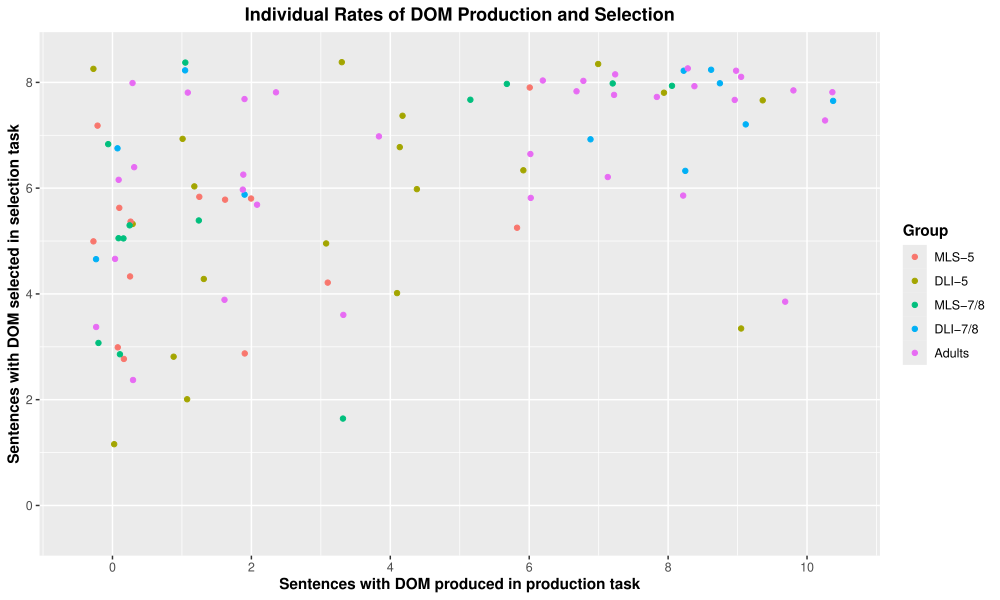

Recreate this plot in R.
library(tidyverse)
library(here)
library(patchwork)


# Load data
## Production
DLI78_EPT <- read_csv(here("./CSV Files/DLI-78/DLI-78 DOM EPT.csv")) %>% 
  mutate(Group = "DLI-7/8",
         Task = "Production")

MLS78_EPT <- read_csv(here("./CSV Files/MLS-78/MLS-78 DOM EPT.csv")) %>%
  filter(!School == "GBCS") %>% 
  mutate(Group = "MLS-7/8",
         Task = "Production")

DLI5_EPT <- read_csv(here("./CSV Files/DLI-5/DLI-5 DOM EPT.csv")) %>% 
  filter(Item %in% c("EPT-02", "EPT-08", "EPT-12", "EPT-14", "EPT-20", "EPT-24", "EPT-26", "EPT-32", "EPT-38", "EPT-42")) %>% 
  mutate(Group = "DLI-5",
         Task = "Production")

MLS5_EPT <- read_csv(here("./CSV Files/MLS-5/MLS-5 DOM EPT.csv")) %>%
  filter(!School == "GBCS") %>% 
  mutate(Group = "MLS-5",
         Task = "Production")

HSA_EPT <- read_csv(here("./CSV Files/Adult HS/Adult HS DOM EPT.csv")) %>%
  filter(Item %in% c("EPT-02", "EPT-08", "EPT-12", "EPT-14", "EPT-20", "EPT-24", "EPT-26", "EPT-32", "EPT-38", "EPT-42")) %>%
  mutate(Group = "Adults",
         Task = "Production")


## Selection
DLI78_FCT <- read_csv(here("./CSV Files/DLI-78/DLI-78 DOM FCT.csv")) %>% 
  mutate(Group = "DLI-7/8",
         Task = "Selection")

MLS78_FCT <- read_csv(here("./CSV Files/MLS-78/MLS-78 DOM FCT.csv")) %>%
  filter(!School == "GBCS") %>% 
  mutate(Group = "MLS-7/8",
         Task = "Selection")

DLI5_FCT <- read_csv(here("./CSV Files/DLI-5/DLI-5 DOM FCT.csv")) %>% 
  mutate(Group = "DLI-5",
         Task = "Selection")

MLS5_FCT <- read_csv(here("./CSV Files/MLS-5/MLS-5 DOM FCT.csv")) %>%
  filter(!School == "GBCS") %>% 
  mutate(Group = "MLS-5",
         Task = "Selection")

HSA_FCT <- read_csv(here("./CSV Files/Adult HS/Adult HS DOM FCT.csv")) %>%
  mutate(Group = "Adults",
         Task = "Selection")


# Join and tidy data
## Unify by task
Production <- rbind(DLI78_EPT, MLS78_EPT, DLI5_EPT, MLS5_EPT, HSA_EPT)
Selection <- rbind(DLI78_FCT, MLS78_FCT, DLI5_FCT, MLS5_FCT, HSA_FCT)


## Create dataframe
## Full grouping
Production_Dataframe <- Production %>%
  filter(!is.na(DOM_Use)) %>%
  group_by(Part_ID, Group) %>%
  summarize(DOM_Production = sum(DOM_Use))

Selection_Dataframe <- Selection %>%
  filter(!is.na(DOM_Use)) %>%
  group_by(Part_ID, Group) %>%
  summarize(DOM_Selection = sum(DOM_Use))

Full_Aggregate = left_join(Production_Dataframe, Selection_Dataframe, by = "Part_ID", "NewGroup") %>% 
  select(!Group.x) %>% 
  rename(Group = Group.y) %>% 
  mutate(Sum = (DOM_Production + DOM_Selection))
  
Full_Aggregate$Group <- factor(Full_Aggregate$Group, levels = c("MLS-5", "DLI-5", "MLS-7/8", "DLI-7/8", "Adults"))


# Plot individual differences
## Whole group with SDB
Ind_Diffs <- Full_Aggregate %>% 
  ggplot(aes(x = DOM_Production, y = DOM_Selection, color = Group)) +
  geom_jitter() +
  scale_x_continuous(breaks = seq (0, 10, 2),
                     limits = c(-0.5, 10.5)) +
  scale_y_continuous(breaks = seq (0, 8, 2),
                     limits = c(-0.5, 8.5)) +
  labs(x = "Sentences with DOM produced in production task", y = "Sentences with DOM selected in selection task", title = "Individual Rates of DOM Production and Selection", color = "Group") +
  theme(axis.title = element_text(face = "bold"),
        plot.title = element_text(hjust = 0.5, face = "bold"),
        legend.title = element_text(face = "bold"),
        strip.text = element_text(face = "bold", size = 10))

Ind_Diffs

ggsave(filename = here("Abstracts and Talks", "HLS 2025", "HLS 2025 Individual Differences.pdf"),
       plot = Ind_Diffs,
       device = "pdf",
       width = 10,
       height = 6,
       units = "in")
